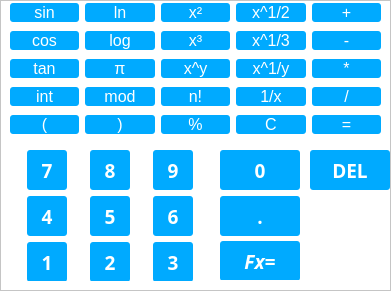
           <widget class="QFrame" name="right_frame_1">
            <property name="geometry">
             <rect>
              <x>10</x>
              <y>40</y>
              <width>391</width>
              <height>291</height>
             </rect>
            </property>
            <property name="styleSheet">
             <string notr="true">QFrame{

background:rgb(255, 255, 255);

}</string>
            </property>
            <property name="frameShape">
             <enum>QFrame::Shape::StyledPanel</enum>
            </property>
            <property name="frameShadow">
             <enum>QFrame::Shadow::Raised</enum>
            </property>
            <widget class="QWidget" name="gridLayoutWidget">
             <property name="geometry">
              <rect>
               <x>10</x>
               <y>0</y>
               <width>371</width>
               <height>141</height>
              </rect>
             </property>
             <layout class="QGridLayout" name="gridLayout_2">
              <item row="1" column="3">
               <widget class="QPushButton" name="x13">
                <property name="font">
                 <font>
                  <pointsize>12</pointsize>
                 </font>
                </property>
                <property name="styleSheet">
                 <string notr="true">QPushButton {
     background-color:rgb(0, 170, 255);    
      color: white;      
     border-radius: 3px;          
           
}</string>
                </property>
                <property name="text">
                 <string>x^1/3</string>
                </property>
               </widget>
              </item>
              <item row="4" column="2">
               <widget class="QPushButton" name="percent">
                <property name="font">
                 <font>
                  <pointsize>12</pointsize>
                 </font>
                </property>
                <property name="styleSheet">
                 <string notr="true">QPushButton {
     background-color:rgb(0, 170, 255);    
      color: white;      
     border-radius: 3px;          
           
}</string>
                </property>
                <property name="text">
                 <string>%</string>
                </property>
               </widget>
              </item>
              <item row="2" column="3">
               <widget class="QPushButton" name="x1y">
                <property name="font">
                 <font>
                  <pointsize>12</pointsize>
                 </font>
                </property>
                <property name="styleSheet">
                 <string notr="true">QPushButton {
     background-color:rgb(0, 170, 255);    
      color: white;      
     border-radius: 3px;          
           
}</string>
                </property>
                <property name="text">
                 <string>x^1/y</string>
                </property>
               </widget>
              </item>
              <item row="1" column="2">
               <widget class="QPushButton" name="x3">
                <property name="font">
                 <font>
                  <pointsize>12</pointsize>
                 </font>
                </property>
                <property name="styleSheet">
                 <string notr="true">QPushButton {
     background-color:rgb(0, 170, 255);    
      color: white;      
     border-radius: 3px;          
           
}</string>
                </property>
                <property name="text">
                 <string>x³</string>
                </property>
               </widget>
              </item>
              <item row="3" column="2">
               <widget class="QPushButton" name="n_jiecheng">
                <property name="font">
                 <font>
                  <pointsize>12</pointsize>
                 </font>
                </property>
                <property name="styleSheet">
                 <string notr="true">QPushButton {
     background-color:rgb(0, 170, 255);    
      color: white;      
     border-radius: 3px;          
           
}</string>
                </property>
                <property name="text">
                 <string>n!</string>
                </property>
               </widget>
              </item>
              <item row="3" column="3">
               <widget class="QPushButton" name="x01">
                <property name="font">
                 <font>
                  <pointsize>12</pointsize>
                 </font>
                </property>
                <property name="styleSheet">
                 <string notr="true">QPushButton {
     background-color:rgb(0, 170, 255);    
      color: white;      
     border-radius: 3px;          
           
}</string>
                </property>
                <property name="text">
                 <string>1/x</string>
                </property>
               </widget>
              </item>
              <item row="0" column="3">
               <widget class="QPushButton" name="x12">
                <property name="font">
                 <font>
                  <pointsize>12</pointsize>
                 </font>
                </property>
                <property name="styleSheet">
                 <string notr="true">QPushButton {
     background-color:rgb(0, 170, 255);    
      color: white;      
     border-radius: 3px;          
           
}</string>
                </property>
                <property name="text">
                 <string>x^1/2</string>
                </property>
               </widget>
              </item>
              <item row="4" column="3">
               <widget class="QPushButton" name="C">
                <property name="font">
                 <font>
                  <pointsize>12</pointsize>
                 </font>
                </property>
                <property name="styleSheet">
                 <string notr="true">QPushButton {
     background-color:rgb(0, 170, 255);    
      color: white;      
     border-radius: 3px;          
           
}</string>
                </property>
                <property name="text">
                 <string>C</string>
                </property>
               </widget>
              </item>
              <item row="2" column="2">
               <widget class="QPushButton" name="xy">
                <property name="font">
                 <font>
                  <pointsize>12</pointsize>
                 </font>
                </property>
                <property name="styleSheet">
                 <string notr="true">QPushButton {
     background-color:rgb(0, 170, 255);    
      color: white;      
     border-radius: 3px;          
           
}</string>
                </property>
                <property name="text">
                 <string>x^y</string>
                </property>
               </widget>
              </item>
              <item row="0" column="2">
               <widget class="QPushButton" name="x2">
                <property name="font">
                 <font>
                  <pointsize>12</pointsize>
                 </font>
                </property>
                <property name="styleSheet">
                 <string notr="true">QPushButton {
     background-color:rgb(0, 170, 255);    
      color: white;      
     border-radius: 3px;          
           
}</string>
                </property>
                <property name="text">
                 <string>x²</string>
                </property>
               </widget>
              </item>
              <item row="0" column="0">
               <widget class="QPushButton" name="sin">
                <property name="font">
                 <font>
                  <pointsize>12</pointsize>
                 </font>
                </property>
                <property name="styleSheet">
                 <string notr="true">QPushButton {
     background-color:rgb(0, 170, 255);    
      color: white;      
     border-radius: 3px;          
           
}</string>
                </property>
                <property name="text">
                 <string>sin</string>
                </property>
               </widget>
              </item>
              <item row="1" column="0">
               <widget class="QPushButton" name="cos">
                <property name="font">
                 <font>
                  <pointsize>12</pointsize>
                 </font>
                </property>
                <property name="styleSheet">
                 <string notr="true">QPushButton {
     background-color:rgb(0, 170, 255);    
      color: white;      
     border-radius: 3px;          
           
}</string>
                </property>
                <property name="text">
                 <string>cos</string>
                </property>
               </widget>
              </item>
              <item row="2" column="0">
               <widget class="QPushButton" name="tan">
                <property name="font">
                 <font>
                  <pointsize>12</pointsize>
                 </font>
                </property>
                <property name="styleSheet">
                 <string notr="true">QPushButton {
     background-color:rgb(0, 170, 255);    
      color: white;      
     border-radius: 3px;          
           
}</string>
                </property>
                <property name="text">
                 <string>tan</string>
                </property>
               </widget>
              </item>
              <item row="3" column="0">
               <widget class="QPushButton" name="int_2">
                <property name="font">
                 <font>
                  <pointsize>12</pointsize>
                 </font>
                </property>
                <property name="styleSheet">
                 <string notr="true">QPushButton {
     background-color:rgb(0, 170, 255);    
      color: white;      
     border-radius: 3px;          
           
}</string>
                </property>
                <property name="text">
                 <string>int</string>
                </property>
               </widget>
              </item>
              <item row="4" column="0">
               <widget class="QPushButton" name="left_kuohao">
                <property name="font">
                 <font>
                  <pointsize>12</pointsize>
                 </font>
                </property>
                <property name="styleSheet">
                 <string notr="true">QPushButton {
     background-color:rgb(0, 170, 255);    
      color: white;      
     border-radius: 3px;          
           
}</string>
                </property>
                <property name="text">
                 <string>(</string>
                </property>
               </widget>
              </item>
              <item row="3" column="1">
               <widget class="QPushButton" name="mod">
                <property name="font">
                 <font>
                  <pointsize>12</pointsize>
                 </font>
                </property>
                <property name="styleSheet">
                 <string notr="true">QPushButton {
     background-color:rgb(0, 170, 255);    
      color: white;      
     border-radius: 3px;          
           
}</string>
                </property>
                <property name="text">
                 <string>mod</string>
                </property>
               </widget>
              </item>
              <item row="2" column="1">
               <widget class="QPushButton" name="pi">
                <property name="font">
                 <font>
                  <pointsize>12</pointsize>
                 </font>
                </property>
                <property name="styleSheet">
                 <string notr="true">QPushButton {
     background-color:rgb(0, 170, 255);    
      color: white;      
     border-radius: 3px;          
           
}</string>
                </property>
                <property name="text">
                 <string>π</string>
                </property>
               </widget>
              </item>
              <item row="1" column="1">
               <widget class="QPushButton" name="log">
                <property name="font">
                 <font>
                  <pointsize>12</pointsize>
                 </font>
                </property>
                <property name="styleSheet">
                 <string notr="true">QPushButton {
     background-color:rgb(0, 170, 255);    
      color: white;      
     border-radius: 3px;          
           
}</string>
                </property>
                <property name="text">
                 <string>log</string>
                </property>
               </widget>
              </item>
              <item row="0" column="1">
               <widget class="QPushButton" name="ln">
                <property name="font">
                 <font>
                  <pointsize>12</pointsize>
                 </font>
                </property>
                <property name="styleSheet">
                 <string notr="true">QPushButton {
     background-color:rgb(0, 170, 255);    
      color: white;      
     border-radius: 3px;          
           
}</string>
                </property>
                <property name="text">
                 <string>ln</string>
                </property>
               </widget>
              </item>
              <item row="4" column="1">
               <widget class="QPushButton" name="right_kuohao">
                <property name="font">
                 <font>
                  <pointsize>12</pointsize>
                 </font>
                </property>
                <property name="styleSheet">
                 <string notr="true">QPushButton {
     background-color:rgb(0, 170, 255);    
      color: white;      
     border-radius: 3px;          
           
}</string>
                </property>
                <property name="text">
                 <string>)</string>
                </property>
               </widget>
              </item>
              <item row="0" column="4">
               <widget class="QPushButton" name="add">
                <property name="font">
                 <font>
                  <pointsize>12</pointsize>
                 </font>
                </property>
                <property name="styleSheet">
                 <string notr="true">QPushButton {
     background-color:rgb(0, 170, 255);    
      color: white;      
     border-radius: 3px;          
           
}</string>
                </property>
                <property name="text">
                 <string>+</string>
                </property>
               </widget>
              </item>
              <item row="1" column="4">
               <widget class="QPushButton" name="sub">
                <property name="font">
                 <font>
                  <pointsize>12</pointsize>
                 </font>
                </property>
                <property name="styleSheet">
                 <string notr="true">QPushButton {
     background-color:rgb(0, 170, 255);    
      color: white;      
     border-radius: 3px;          
           
}</string>
                </property>
                <property name="text">
                 <string>-</string>
                </property>
               </widget>
              </item>
              <item row="2" column="4">
               <widget class="QPushButton" name="mul">
                <property name="font">
                 <font>
                  <pointsize>12</pointsize>
                 </font>
                </property>
                <property name="styleSheet">
                 <string notr="true">QPushButton {
     background-color:rgb(0, 170, 255);    
      color: white;      
     border-radius: 3px;          
           
}</string>
                </property>
                <property name="text">
                 <string>*</string>
                </property>
               </widget>
              </item>
              <item row="3" column="4">
               <widget class="QPushButton" name="div">
                <property name="font">
                 <font>
                  <pointsize>12</pointsize>
                 </font>
                </property>
                <property name="styleSheet">
                 <string notr="true">QPushButton {
     background-color:rgb(0, 170, 255);    
      color: white;      
     border-radius: 3px;          
           
}</string>
                </property>
                <property name="text">
                 <string>/</string>
                </property>
               </widget>
              </item>
              <item row="4" column="4">
               <widget class="QPushButton" name="equal">
                <property name="font">
                 <font>
                  <pointsize>12</pointsize>
                 </font>
                </property>
                <property name="styleSheet">
                 <string notr="true">QPushButton {
     background-color:rgb(0, 170, 255);    
      color: white;      
     border-radius: 3px;          
           
}</string>
                </property>
                <property name="text">
                 <string>=</string>
                </property>
               </widget>
              </item>
             </layout>
            </widget>
            <widget class="QWidget" name="layoutWidget">
             <property name="geometry">
              <rect>
               <x>10</x>
               <y>150</y>
               <width>201</width>
               <height>131</height>
              </rect>
             </property>
             <layout class="QGridLayout" name="gridLayout_3">
              <item row="2" column="0">
               <widget class="QPushButton" name="num1">
                <property name="minimumSize">
                 <size>
                  <width>40</width>
                  <height>40</height>
                 </size>
                </property>
                <property name="maximumSize">
                 <size>
                  <width>40</width>
                  <height>40</height>
                 </size>
                </property>
                <property name="font">
                 <font>
                  <family>微软雅黑</family>
                  <pointsize>14</pointsize>
                  <bold>true</bold>
                 </font>
                </property>
                <property name="styleSheet">
                 <string notr="true">QPushButton {
     background-color:rgb(0, 170, 255);    
      color: white;      
     border-radius: 3px;          
           
}</string>
                </property>
                <property name="text">
                 <string>1</string>
                </property>
               </widget>
              </item>
              <item row="0" column="2">
               <widget class="QPushButton" name="num9">
                <property name="minimumSize">
                 <size>
                  <width>40</width>
                  <height>40</height>
                 </size>
                </property>
                <property name="maximumSize">
                 <size>
                  <width>40</width>
                  <height>40</height>
                 </size>
                </property>
                <property name="font">
                 <font>
                  <family>微软雅黑</family>
                  <pointsize>14</pointsize>
                  <bold>true</bold>
                 </font>
                </property>
                <property name="styleSheet">
                 <string notr="true">QPushButton {
     background-color:rgb(0, 170, 255);    
      color: white;      
     border-radius: 3px;          
           
}</string>
                </property>
                <property name="text">
                 <string>9</string>
                </property>
               </widget>
              </item>
              <item row="1" column="1">
               <widget class="QPushButton" name="num5">
                <property name="minimumSize">
                 <size>
                  <width>40</width>
                  <height>40</height>
                 </size>
                </property>
                <property name="maximumSize">
                 <size>
                  <width>40</width>
                  <height>40</height>
                 </size>
                </property>
                <property name="font">
                 <font>
                  <family>微软雅黑</family>
                  <pointsize>14</pointsize>
                  <bold>true</bold>
                 </font>
                </property>
                <property name="styleSheet">
                 <string notr="true">QPushButton {
     background-color:rgb(0, 170, 255);    
      color: white;      
     border-radius: 3px;          
           
}</string>
                </property>
                <property name="text">
                 <string>5</string>
                </property>
               </widget>
              </item>
              <item row="1" column="2">
               <widget class="QPushButton" name="num6">
                <property name="minimumSize">
                 <size>
                  <width>40</width>
                  <height>40</height>
                 </size>
                </property>
                <property name="maximumSize">
                 <size>
                  <width>40</width>
                  <height>40</height>
                 </size>
                </property>
                <property name="font">
                 <font>
                  <family>微软雅黑</family>
                  <pointsize>14</pointsize>
                  <bold>true</bold>
                 </font>
                </property>
                <property name="styleSheet">
                 <string notr="true">QPushButton {
     background-color:rgb(0, 170, 255);    
      color: white;      
     border-radius: 3px;          
           
}</string>
                </property>
                <property name="text">
                 <string>6</string>
                </property>
               </widget>
              </item>
              <item row="2" column="1">
               <widget class="QPushButton" name="num2">
                <property name="minimumSize">
                 <size>
                  <width>40</width>
                  <height>40</height>
                 </size>
                </property>
                <property name="maximumSize">
                 <size>
                  <width>40</width>
                  <height>40</height>
                 </size>
                </property>
                <property name="font">
                 <font>
                  <family>微软雅黑</family>
                  <pointsize>14</pointsize>
                  <bold>true</bold>
                 </font>
                </property>
                <property name="styleSheet">
                 <string notr="true">QPushButton {
     background-color:rgb(0, 170, 255);    
      color: white;      
     border-radius: 3px;          
           
}</string>
                </property>
                <property name="text">
                 <string>2</string>
                </property>
               </widget>
              </item>
              <item row="0" column="0">
               <widget class="QPushButton" name="num7">
                <property name="minimumSize">
                 <size>
                  <width>40</width>
                  <height>40</height>
                 </size>
                </property>
                <property name="maximumSize">
                 <size>
                  <width>40</width>
                  <height>40</height>
                 </size>
                </property>
                <property name="font">
                 <font>
                  <family>微软雅黑</family>
                  <pointsize>14</pointsize>
                  <bold>true</bold>
                 </font>
                </property>
                <property name="styleSheet">
                 <string notr="true">QPushButton {
     background-color:rgb(0, 170, 255);    
      color: white;      
     border-radius: 3px;          
           
}</string>
                </property>
                <property name="text">
                 <string>7</string>
                </property>
               </widget>
              </item>
              <item row="1" column="0">
               <widget class="QPushButton" name="num4">
                <property name="minimumSize">
                 <size>
                  <width>40</width>
                  <height>40</height>
                 </size>
                </property>
                <property name="maximumSize">
                 <size>
                  <width>40</width>
                  <height>40</height>
                 </size>
                </property>
                <property name="font">
                 <font>
                  <family>微软雅黑</family>
                  <pointsize>14</pointsize>
                  <bold>true</bold>
                 </font>
                </property>
                <property name="styleSheet">
                 <string notr="true">QPushButton {
     background-color:rgb(0, 170, 255);    
      color: white;      
     border-radius: 3px;          
           
}</string>
                </property>
                <property name="text">
                 <string>4</string>
                </property>
               </widget>
              </item>
              <item row="2" column="2">
               <widget class="QPushButton" name="num3">
                <property name="minimumSize">
                 <size>
                  <width>40</width>
                  <height>40</height>
                 </size>
                </property>
                <property name="maximumSize">
                 <size>
                  <width>40</width>
                  <height>40</height>
                 </size>
                </property>
                <property name="font">
                 <font>
                  <family>微软雅黑</family>
                  <pointsize>14</pointsize>
                  <bold>true</bold>
                 </font>
                </property>
                <property name="styleSheet">
                 <string notr="true">QPushButton {
     background-color:rgb(0, 170, 255);    
      color: white;      
     border-radius: 3px;          
           
}</string>
                </property>
                <property name="text">
                 <string>3</string>
                </property>
               </widget>
              </item>
              <item row="0" column="1">
               <widget class="QPushButton" name="num8">
                <property name="minimumSize">
                 <size>
                  <width>40</width>
                  <height>40</height>
                 </size>
                </property>
                <property name="maximumSize">
                 <size>
                  <width>40</width>
                  <height>40</height>
                 </size>
                </property>
                <property name="font">
                 <font>
                  <family>微软雅黑</family>
                  <pointsize>14</pointsize>
                  <bold>true</bold>
                 </font>
                </property>
                <property name="styleSheet">
                 <string notr="true">QPushButton {
     background-color:rgb(0, 170, 255);    
      color: white;      
     border-radius: 3px;          
           
}</string>
                </property>
                <property name="text">
                 <string>8</string>
                </property>
               </widget>
              </item>
             </layout>
            </widget>
            <widget class="QWidget" name="layoutWidget">
             <property name="geometry">
              <rect>
               <x>220</x>
               <y>150</y>
               <width>91</width>
               <height>130</height>
              </rect>
             </property>
             <layout class="QVBoxLayout" name="verticalLayout_7" stretch="255,255,255">
              <item>
               <widget class="QPushButton" name="num0">
                <property name="minimumSize">
                 <size>
                  <width>80</width>
                  <height>40</height>
                 </size>
                </property>
                <property name="maximumSize">
                 <size>
                  <width>80</width>
                  <height>40</height>
                 </size>
                </property>
                <property name="font">
                 <font>
                  <family>微软雅黑</family>
                  <pointsize>14</pointsize>
                  <bold>true</bold>
                 </font>
                </property>
                <property name="styleSheet">
                 <string notr="true">QPushButton {
     background-color:rgb(0, 170, 255);    
      color: white;      
     border-radius: 3px;          
           
}</string>
                </property>
                <property name="text">
                 <string>0</string>
                </property>
               </widget>
              </item>
              <item>
               <widget class="QPushButton" name="point">
                <property name="minimumSize">
                 <size>
                  <width>80</width>
                  <height>40</height>
                 </size>
                </property>
                <property name="maximumSize">
                 <size>
                  <width>80</width>
                  <height>40</height>
                 </size>
                </property>
                <property name="font">
                 <font>
                  <family>微软雅黑</family>
                  <pointsize>14</pointsize>
                  <bold>true</bold>
                 </font>
                </property>
                <property name="styleSheet">
                 <string notr="true">QPushButton {
     background-color:rgb(0, 170, 255);    
      color: white;      
     border-radius: 3px;          
           
}</string>
                </property>
                <property name="text">
                 <string>.</string>
                </property>
               </widget>
              </item>
              <item>
               <widget class="QPushButton" name="Fx">
                <property name="minimumSize">
                 <size>
                  <width>80</width>
                  <height>40</height>
                 </size>
                </property>
                <property name="maximumSize">
                 <size>
                  <width>80</width>
                  <height>40</height>
                 </size>
                </property>
                <property name="font">
                 <font>
                  <family>微软雅黑</family>
                  <pointsize>14</pointsize>
                  <italic>true</italic>
                  <bold>true</bold>
                 </font>
                </property>
                <property name="styleSheet">
                 <string notr="true">QPushButton {
     background-color:rgb(0, 170, 255);    
      color: white;      
     border-radius: 3px;          
           
}</string>
                </property>
                <property name="text">
                 <string>Fx=</string>
                </property>
               </widget>
              </item>
             </layout>
            </widget>
            <widget class="QPushButton" name="del">
             <property name="geometry">
              <rect>
               <x>310</x>
               <y>150</y>
               <width>80</width>
               <height>40</height>
              </rect>
             </property>
             <property name="minimumSize">
              <size>
               <width>80</width>
               <height>40</height>
              </size>
             </property>
             <property name="maximumSize">
              <size>
               <width>80</width>
               <height>40</height>
              </size>
             </property>
             <property name="font">
              <font>
               <family>微软雅黑</family>
               <pointsize>14</pointsize>
               <bold>true</bold>
              </font>
             </property>
             <property name="styleSheet">
              <string notr="true">QPushButton {
     background-color:rgb(0, 170, 255);    
      color: white;      
     border-radius: 3px;          
           
}</string>
             </property>
             <property name="text">
              <string>DEL</string>
             </property>
            </widget>
           </widget>
